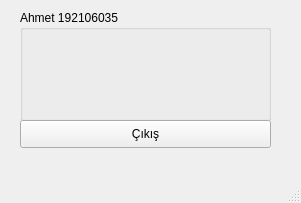
<?xml version="1.0" encoding="UTF-8"?>
<ui version="4.0">
 <class>Ogrenci</class>
 <widget class="QMainWindow" name="Ogrenci">
  <property name="geometry">
   <rect>
    <x>0</x>
    <y>0</y>
    <width>301</width>
    <height>203</height>
   </rect>
  </property>
  <property name="windowTitle">
   <string>MainWindow</string>
  </property>
  <widget class="QWidget" name="centralwidget">
   <widget class="QGroupBox" name="groupBox">
    <property name="geometry">
     <rect>
      <x>20</x>
      <y>10</y>
      <width>251</width>
      <height>111</height>
     </rect>
    </property>
    <property name="title">
     <string>Ahmet 192106035</string>
    </property>
    <widget class="QLabel" name="alo_1">
     <property name="geometry">
      <rect>
       <x>40</x>
       <y>50</y>
       <width>55</width>
       <height>16</height>
      </rect>
     </property>
     <property name="text">
      <string/>
     </property>
    </widget>
    <widget class="QLabel" name="alo_2">
     <property name="geometry">
      <rect>
       <x>120</x>
       <y>50</y>
       <width>81</width>
       <height>16</height>
      </rect>
     </property>
     <property name="text">
      <string/>
     </property>
    </widget>
   </widget>
   <widget class="QPushButton" name="btn_cks2">
    <property name="geometry">
     <rect>
      <x>20</x>
      <y>120</y>
      <width>251</width>
      <height>28</height>
     </rect>
    </property>
    <property name="text">
     <string>Çıkış</string>
    </property>
   </widget>
  </widget>
  <widget class="QMenuBar" name="menubar">
   <property name="geometry">
    <rect>
     <x>0</x>
     <y>0</y>
     <width>301</width>
     <height>26</height>
    </rect>
   </property>
  </widget>
  <widget class="QStatusBar" name="statusbar"/>
 </widget>
 <resources/>
 <connections/>
</ui>
